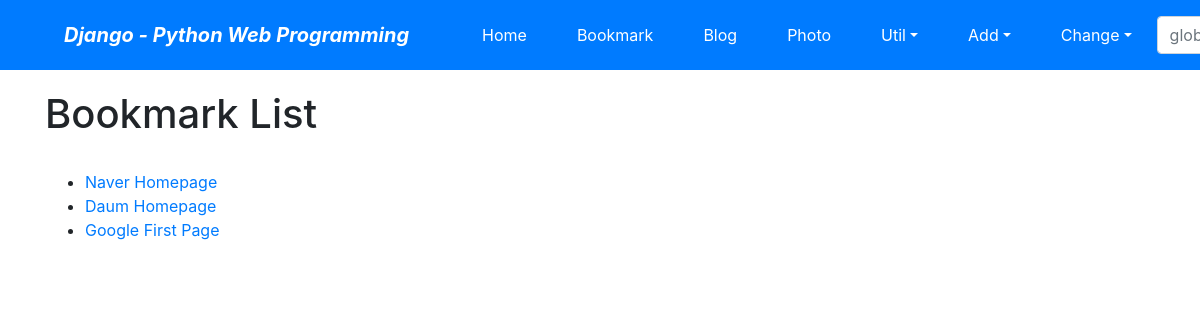
Before: /bookmark/ with the older database file.
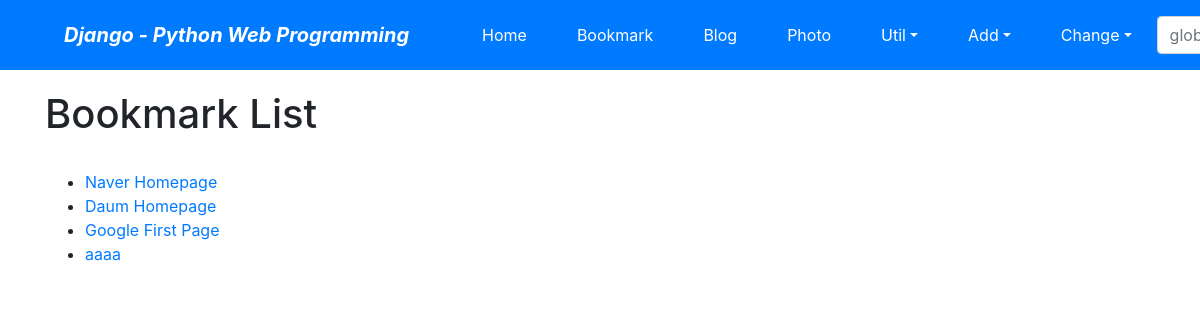
After: the same page with the newer database file.
### bookmark/models.py (models this page shows)
class Bookmark(models.Model):  # 테이블 새로 만들때 model, admin 둘다 건드려야함
    title = models.CharField('Title', max_length=100, blank=True)
    url = models.URLField('URL', unique=True)
    owner = models.ForeignKey(User, on_delete=models.CASCADE, blank=True, null=True)
    def __str__(self):
        return self.title

### bookmark/views.py (the view)
# urls.py: path('', views.BookmarkLV.as_view(), name='index'),
class BookmarkLV(ListView):
    model = Bookmark

### bookmark/templates/bookmark/bookmark_list.html (shortened to what this page needs)
{% extends 'base.html' %}
{% block content %}
 <h1>Bookmark List</h1>
<br>
<ul>
     {% for bookmark in object_list %}
        <li><a href="{% url 'bookmark:detail' bookmark.id %}">{{ bookmark }}</a> </li>
     {% endfor %}
</ul>
{% endblock %}

Changed rows visible on the page:
added Bookmark: title "aaaa"
